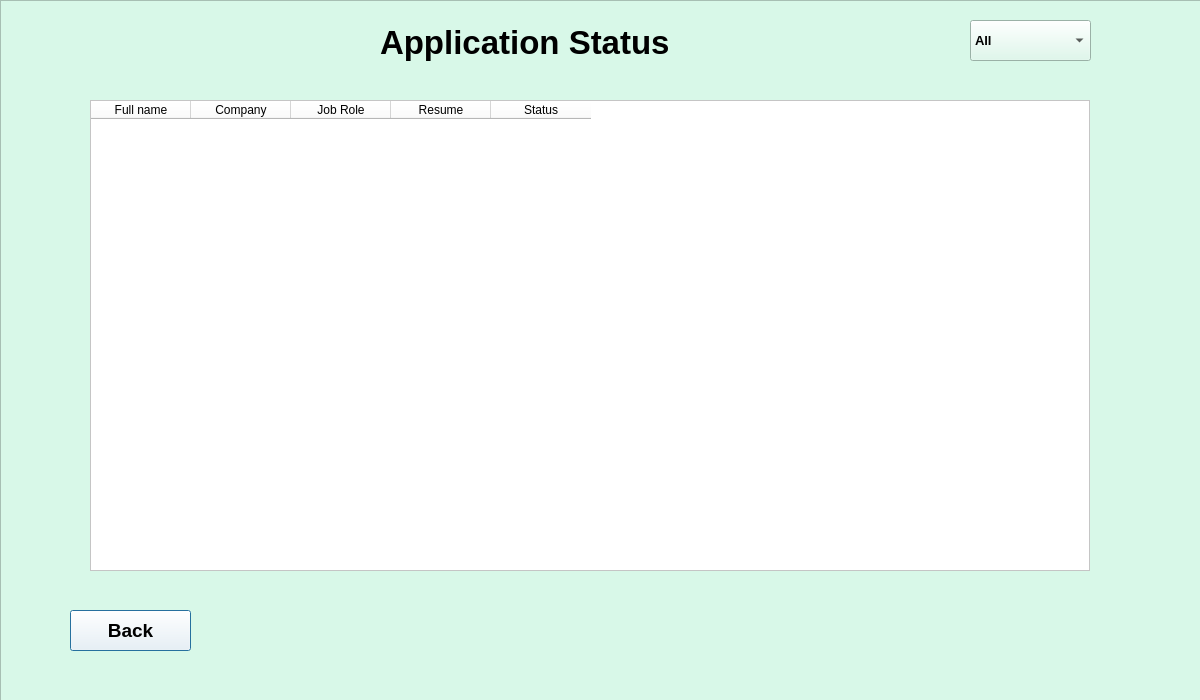
<?xml version="1.0" encoding="UTF-8"?>
<ui version="4.0">
 <class>Status</class>
 <widget class="QDialog" name="Status">
  <property name="geometry">
   <rect>
    <x>0</x>
    <y>0</y>
    <width>1200</width>
    <height>700</height>
   </rect>
  </property>
  <property name="windowTitle">
   <string>Dialog</string>
  </property>
  <property name="styleSheet">
   <string notr="true">background: #FFFFFF;</string>
  </property>
  <property name="sizeGripEnabled">
   <bool>false</bool>
  </property>
  <widget class="QFrame" name="frame">
   <property name="geometry">
    <rect>
     <x>0</x>
     <y>0</y>
     <width>1201</width>
     <height>701</height>
    </rect>
   </property>
   <property name="styleSheet">
    <string notr="true">background:#D8F8E8;</string>
   </property>
   <property name="frameShape">
    <enum>QFrame::StyledPanel</enum>
   </property>
   <property name="frameShadow">
    <enum>QFrame::Raised</enum>
   </property>
   <widget class="QLabel" name="lbl_appsts">
    <property name="geometry">
     <rect>
      <x>380</x>
      <y>17</y>
      <width>491</width>
      <height>51</height>
     </rect>
    </property>
    <property name="font">
     <font>
      <pointsize>25</pointsize>
      <weight>75</weight>
      <bold>true</bold>
     </font>
    </property>
    <property name="styleSheet">
     <string notr="true">color: rgb(0, 0, 0)
</string>
    </property>
    <property name="text">
     <string>Application Status </string>
    </property>
   </widget>
   <widget class="QComboBox" name="comboBox_all">
    <property name="geometry">
     <rect>
      <x>970</x>
      <y>20</y>
      <width>121</width>
      <height>41</height>
     </rect>
    </property>
    <property name="font">
     <font>
      <family>Arial</family>
      <pointsize>10</pointsize>
      <weight>75</weight>
      <bold>true</bold>
     </font>
    </property>
    <item>
     <property name="text">
      <string>All</string>
     </property>
    </item>
    <item>
     <property name="text">
      <string>Pending</string>
     </property>
    </item>
    <item>
     <property name="text">
      <string>Approved</string>
     </property>
    </item>
    <item>
     <property name="text">
      <string>Rejected</string>
     </property>
    </item>
   </widget>
  </widget>
  <widget class="QTableWidget" name="tbl_sts">
   <property name="geometry">
    <rect>
     <x>90</x>
     <y>100</y>
     <width>1000</width>
     <height>471</height>
    </rect>
   </property>
   <column>
    <property name="text">
     <string>Full name</string>
    </property>
   </column>
   <column>
    <property name="text">
     <string>Company</string>
    </property>
   </column>
   <column>
    <property name="text">
     <string>Job Role</string>
    </property>
   </column>
   <column>
    <property name="text">
     <string>Resume</string>
    </property>
   </column>
   <column>
    <property name="text">
     <string>Status</string>
    </property>
   </column>
  </widget>
  <widget class="QPushButton" name="btn_bck">
   <property name="geometry">
    <rect>
     <x>70</x>
     <y>610</y>
     <width>121</width>
     <height>41</height>
    </rect>
   </property>
   <property name="font">
    <font>
     <pointsize>14</pointsize>
     <weight>75</weight>
     <bold>true</bold>
    </font>
   </property>
   <property name="text">
    <string>Back</string>
   </property>
  </widget>
 </widget>
 <resources>
  <include location="registration.qrc"/>
 </resources>
 <connections/>
</ui>
